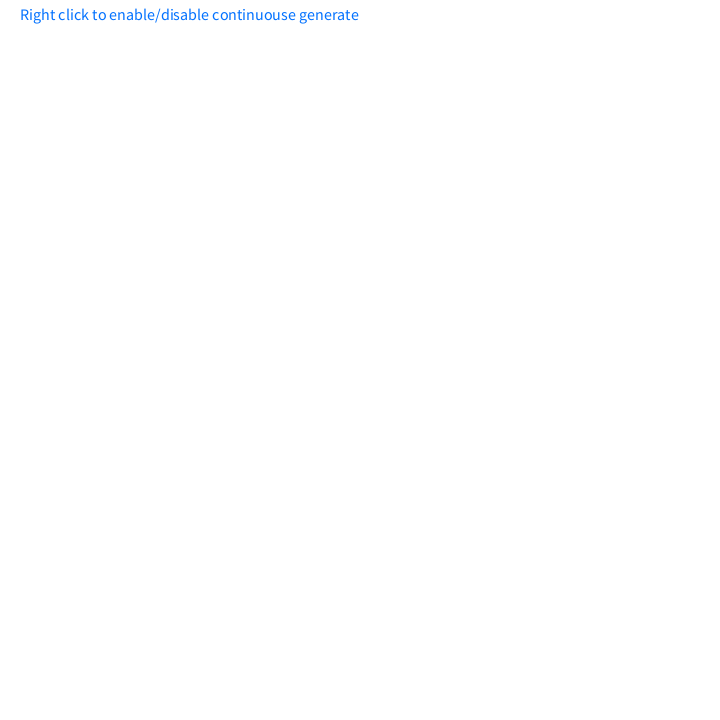
Frame 1 (no input)
Frame 60 (the mouse pressed at the canvas centre just before this capture): identical to frame 1, image omitted
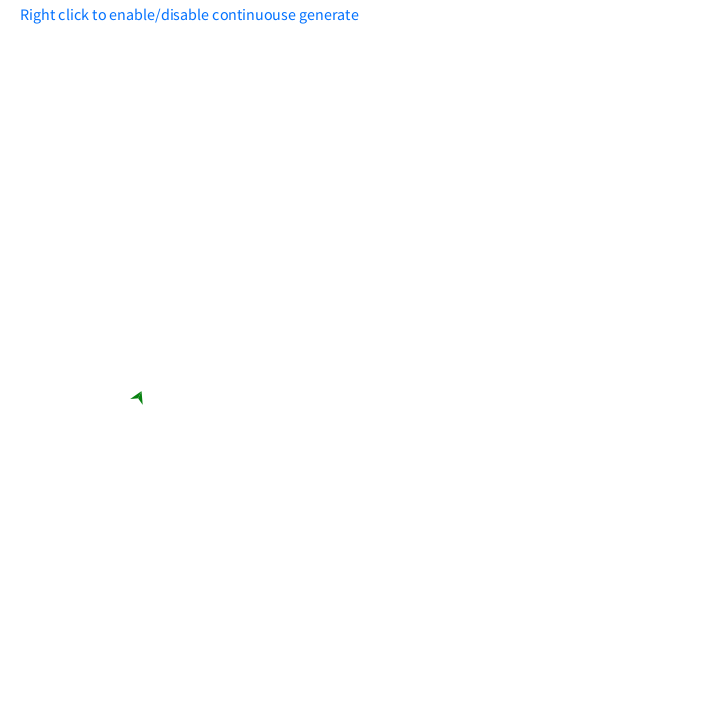
Frame 120 (the mouse held since frame 60 and released just before this capture)

The Processing sketch that drew these frames (run headless with seeded random() and noise(); from frame 60 on, the mouse is pressed at the canvas centre):

// Processing sketch: Boomerang
// ── Boomerang.pde

//==== screen ====
final int SCREEN_WIDTH=720;
final int SCREEN_HEIGHT=720;

//==== bullet ====
final float BULLET_DELTA_ROTATE=0.4f;
final float BULLET_SIDE_LEN1=8;
final float BULLET_SIDE_LEN2=BULLET_SIDE_LEN1;
final int BULLET_COLOR=#07810F;
final int BULLET_MAX_VELOCITY=16;
final int BULLET_MIN_VELOCITY=8;
final float BULLET_DELTA_VELOCITY=0.3f;
final float BULLET_TRACK_DELTA_DISTANCE=8;

//==== others ====
final int MAX_BULLET_COUNT=120;
final int TEXT_COLOR=#0372FF;

//==== variables ====
ArrayList<BoomerangBullet> bullets=new ArrayList<BoomerangBullet>();

boolean enableGenerate=false;
boolean enableContinuousGenerate=false;

//initBullets
void initBullets(){
  for(int i=0;i<MAX_BULLET_COUNT;++i){
    BoomerangBullet b=new BoomerangBullet(new Point(0.0f, 0.0f), 0);
    b.dead=true;
    bullets.add(b);
  }
}

//addBullet
void addBullet(){
  BoomerangBullet b=new BoomerangBullet(new Point(mouseX, mouseY), random(BULLET_MIN_VELOCITY, BULLET_MAX_VELOCITY));
  for(int i=0;i<MAX_BULLET_COUNT;++i){
    if(bullets.get(i).dead) {
      bullets.set(i, b);
      return;
    }
  }
}

//clearScreen
void clearScreen() {
  noStroke();
  fill(255);
  rect(0, 0, SCREEN_WIDTH, SCREEN_HEIGHT);
}

//mousePressed
void mousePressed(){
  if(mouseButton==RIGHT) enableContinuousGenerate=!enableContinuousGenerate;
  enableGenerate=true;
}

//mouseReleased
void mouseReleased(){
  enableGenerate=false;
}

//showText
void showText(){
  fill(#0372FF);
  textSize(16);
  text("Right click to enable/disable continuouse generate", 20, 20);
}

//setup
void setup() {
  size(720, 720);
  background(255);
  initBullets();
}

//draw
void draw() {
  clearScreen();
  
  if(enableGenerate) {
    addBullet();
    if(!enableContinuousGenerate) enableGenerate=false;
  }
  
  for(int i=0;i<bullets.size();++i) {
    BoomerangBullet b=bullets.get(i);
    if(b.dead) continue;
    if(b.back) b.track(new Point(mouseX, mouseY));
    b.update();
  }
  
  showText();
}
// ── Bullet.pde
class BoomerangBullet{
    Point pos;
    Point trackPos;
    float maxVelocity;
    float velocity;
    float radian;
    float rotateRadian;
    boolean dead;
    boolean isTrack;
    boolean back;
    
    BoomerangBullet(Point p, float maxV){
        pos=new Point(p);
        maxVelocity=maxV;
        velocity=maxVelocity;
        radian=random(TWO_PI);
        rotateRadian=0.0f;
        dead=false;
        isTrack=false;
        back=false;
    }
    
    private void drawShape(){
      float r=TWO_PI/3;
      Point p1=getPoint(pos, rotateRadian, BULLET_SIDE_LEN1);
      Point p2=getPoint(pos, rotateRadian+r, BULLET_SIDE_LEN2);
      Point p3=getPoint(pos, rotateRadian-r, BULLET_SIDE_LEN2);
      
      noStroke();
      fill(BULLET_COLOR);
      triangle(pos.x, pos.y, p1.x, p1.y, p2.x, p2.y);
      triangle(pos.x, pos.y, p1.x, p1.y, p3.x, p3.y);
    }
    
    private void updateVelocity(){
      if(!back && velocity>-maxVelocity){
        velocity-=BULLET_DELTA_VELOCITY;
        if(velocity<=0){
          back=true;
          radian+=PI;
        }
      }
      else{
        if(velocity<maxVelocity) velocity+=BULLET_DELTA_VELOCITY;
      }
    }
    
    private void updatePosition(){
      if(isTrack){
        float aimRadian=getTrackRadian(pos, trackPos);
        float diff=getNormalizeRadian(aimRadian-radian);
        if(diff<BULLET_DELTA_ROTATE) radian+=diff;
        else if(diff<PI) radian+=BULLET_DELTA_ROTATE;
        else radian-=BULLET_DELTA_ROTATE;
      }
      
      pos.x+=velocity*cos(radian);
      pos.y-=velocity*sin(radian);
    }
    
    void track(Point p){ trackPos=p; isTrack=true; }
    
    void update(){
      if(dead) return;
      
      //update rotateRadian
      rotateRadian+=BULLET_DELTA_ROTATE;
      if(rotateRadian>TWO_PI) rotateRadian-=TWO_PI;
      
      //update velocity
      updateVelocity();
      
      //update position
      updatePosition();
      
      if(isTrack && (abs(pos.x-trackPos.x) <BULLET_TRACK_DELTA_DISTANCE)
        && (abs(pos.y-trackPos.y) < BULLET_TRACK_DELTA_DISTANCE)){
        dead=true;
        return;
      }
      
      drawShape();
    }
}

Point getPoint(Point p, float radian, float len){
  float x=p.x+len*cos(radian);
  float y=p.y+len*sin(radian);
  return new Point(x, y);
}
// ── Point.pde
class Point{
  float x;
  float y;
  Point(float _x, float _y){
    x=_x;
    y=_y;
  }
  Point(Point p){
    x=p.x;
    y=p.y;
  }
}

//getTrackRadian
float getTrackRadian(Point p1, Point p2){
    float deltaX=p2.x-p1.x;
    float deltaY=p2.y-p1.y;
    float cosA=deltaX/sqrt(deltaX*deltaX+deltaY*deltaY);
    if(deltaY>0) return 2*PI-acos(cosA);
    else return acos(cosA);
}

//getNormalizeRadian
float getNormalizeRadian(float radian){
  if(radian>0 && radian<2*PI) return radian;
  
  if(radian<0){
    int c=int((-radian)/(2*PI))+1;
    radian+=c*2*PI;
  }
  
  //radian >= 2*PI
  else{
    int c=int(radian/(2*PI));
    radian-=c*2*PI;
  }
  
  return radian;
}
